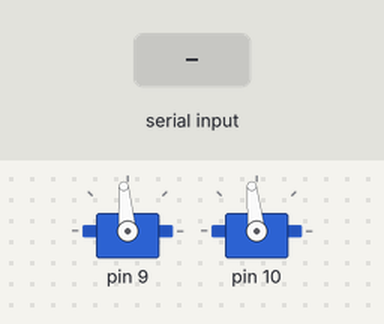
A sketch run on a simulated Arduino Mega 2560, built with avr-gcc and run on an emulated ATmega2560. Shown: 2 × servo. Inputs (shaded band) come from the test bench. What the sketch prints to the serial monitor is not drawn.

Above: at 1.2 s.
1.3 s: "S,45\n" received over the second serial link
At 2.5 s:
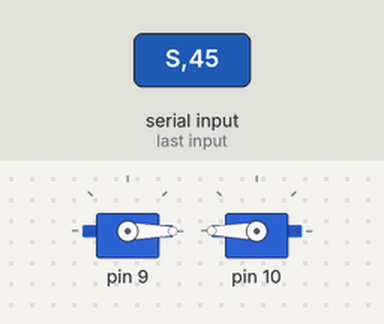
2.8 s: "D,45\n" received over the second serial link
At 3.6 s:
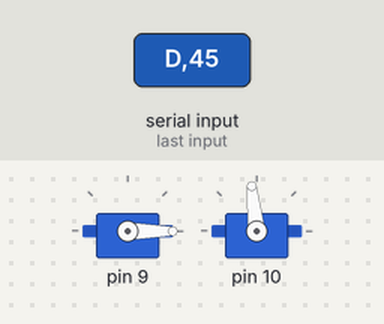
Timing chart, 0 to 5.8 s (numbered marks = the images above; inputs shaded):
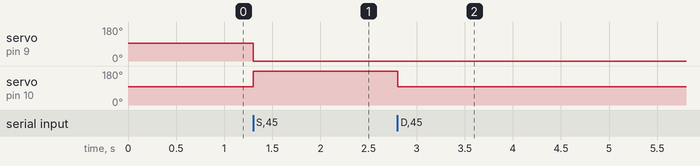

The sketch:

prop1_bluetoothController.ino
```cpp
// Basic Bluetooth test sketch 5b for the Arduino Mega.
// simple communication with an Android device
//
// Uses serial with the host computer and Serial3 for communication with the Bluetooth module
//
//  Pins
//  BT VCC to Arduino 5V out. Disconnect before running the sketch
//  BT GND to Arduino GND
//  BT RX (through a voltage divider) to Arduino TX1 (pin 18)
//  BT TX  to Arduino RX1 (no need voltage divider)   (pin 19)
//
// When text is entered in to the serial monitor on the computer the
// Arduino will relay it to the Bluetooth module.
// When text is entered in to a Bluetooth terminal on the Android device
// it will be sent to the Arduino and be displayed in the serial monitor
//
#include <Car.h>
int spd=0;
int turnspd=0;
int count=0;


Car* car;


void setup()
{
  car=new Car("car1");
   car->moveForward(0);
    // communication with the host computer
    Serial.begin(9600);

    Serial.println("Do not power the BT module");

    // communication with the BT module on Serial3
    Serial3.begin(38400);


    Serial.println(" ");
    Serial.println("HC-05 started");
//    Serial.println("Remember to to set Both NL & CR in the serial monitor.");
//    Serial.println("Do not enter AT mode");
//    Serial.println("");

}


void loop()
{
    char command='x';
    // check commands
    if ( Serial3.available() )
    {
      char check=Serial3.read();
//      Serial.println(check);
      if (check=='S'){
        spd=0;
        for(int i=0;i<4;i++){
          while(!Serial3.available());
          int c=Serial3.read()-'0';
          spd=spd*10+(c);
        }
        spd-=128;
        command=Serial3.read();
      }else if(check=='D'){
        turnspd=0;
        for(int i=0;i<4;i++){
          while(!Serial3.available());
          int c=Serial3.read()-'0';
          turnspd=turnspd*10+(c);
        }
        turnspd-=128;
      }
    }
      car->moveWithTurn(spd,turnspd);
}
```

Measured:
- after the input at 1.3 s, servo on pin 9: 95° → 0° at once; servo on pin 10: 96° → 180° at once
- after the input at 2.8 s, servo on pin 10: 180° → 96° at once
